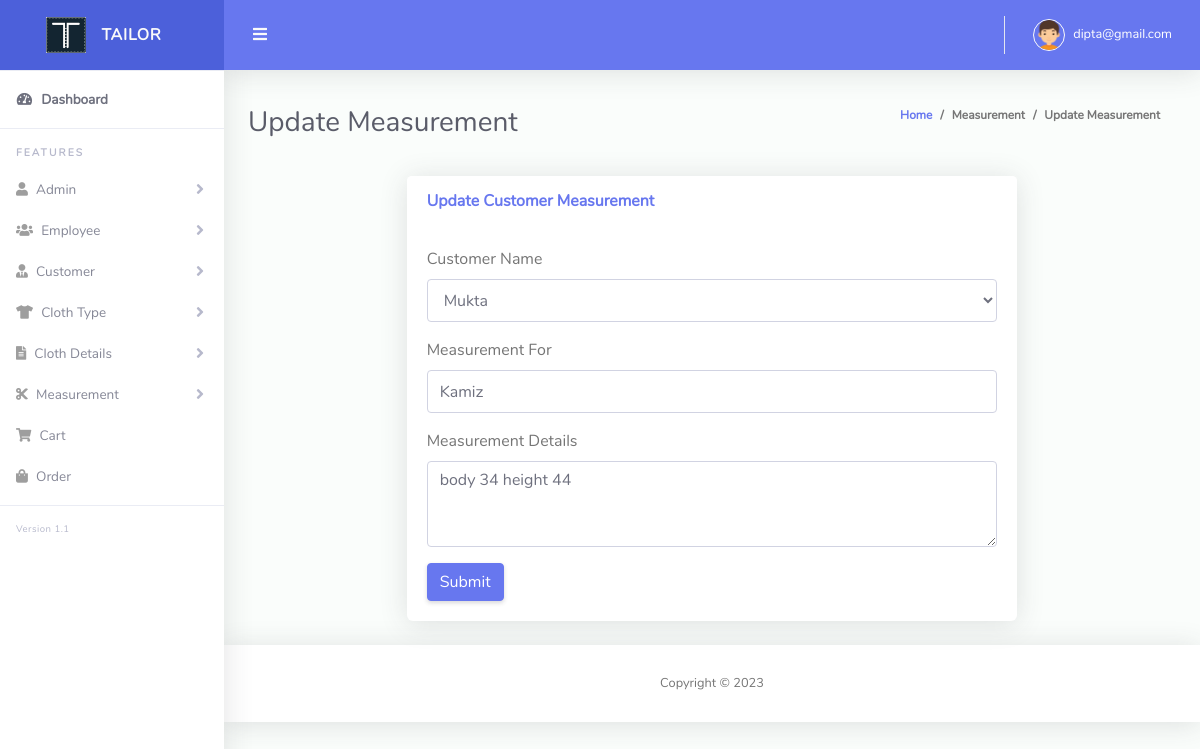
Screenshot of /edit_measurement.php?mesid=11 (signed in) with the database file from the repository.
### tables this page shows
CREATE TABLE `tbl_measurement` (
  `id` int(11) NOT NULL,
  `cus_id` int(11) NOT NULL,
  `measurement_for` varchar(255) NOT NULL,
  `measurement_details` text NOT NULL,
  `soft_delete` tinyint(4) NOT NULL DEFAULT 0
);

CREATE TABLE `tbl_customer` (
  `cus_id` int(11) NOT NULL,
  `cus_name` varchar(255) NOT NULL,
  `cus_email` varchar(255) NOT NULL,
  `cus_phone` varchar(255) NOT NULL,
  `cus_address` text NOT NULL,
  `created_at` timestamp NOT NULL DEFAULT current_timestamp(),
  `soft_delete` tinyint(4) NOT NULL DEFAULT 0
);

### Classes/DB.php (called while the page is built, shortened)
<?php
class DB
{
    public function connect(){
        $this->conn = new mysqli("localhost","root","","tailor_shop");
        if ($this->conn->connect_error) {
          die("Connection failed: " . $this->conn->connect_error);
        } else {
            return $msg =  "connected";
        }
    }
}

### Classes/MeasurementClass.php (called while the page is built, shortened)
<?php
include_once 'db.php';
class MeasurementClass extends DB
{
    public function viewSingleMeasurement($mesid)
    {
        $query  = "SELECT * FROM tbl_measurement WHERE id='$mesid'";
        $result = $this->conn->query($query);
        return $result;
    }
}

### Classes/CartClass.php (called while the page is built, shortened)
<?php
include_once 'db.php';
class CartClass extends DB
{
    public function select($query)
    {
        $result = $this->conn->query($query) or die($this->conn->error . __LINE__);
        if ($result->num_rows > 0) {
            return $result;
        } else {
            return false;
        }
    }
}

### edit_measurement.php (the view, shortened to what this page needs)
<?php include 'layouts/header.php';
$mesid = "";
if ($_GET['mesid'] == NULL || !isset($_GET['mesid'])) {
  "<script>window.location = 'view_measurement.php'; </script>";
} else {
  $mesid = $_GET['mesid'];
}
?>
<div class="container-fluid" id="container-wrapper">
  <div class="d-sm-flex align-items-center justify-content-between mb-4">
    <h1 class="h3 mb-0 text-gray-800">Update Measurement</h1>
    <ol class="breadcrumb">
      <li class="breadcrumb-item"><a href="index.php">Home</a></li>
      <li class="breadcrumb-item">Measurement</li>
      <li class="breadcrumb-item active" aria-current="page">Update Measurement</li>
    </ol>
  </div>
  <div class="row">
    <div class="col-lg-2"></div>
    <div class="col-lg-8">
      <div class="card mb-4">
        <div class="card-header py-3 d-flex flex-row align-items-center justify-content-between">
          <h6 class="m-0 font-weight-bold text-primary">Update Customer Measurement</h6>
        </div>
        <div class="card-body">
          <form method="POST" enctype="multipart/form-data">
            <?php
            $view = $measure->viewSingleMeasurement($mesid);
            if ($view) {
              while ($value = $view->fetch_assoc()) {
            ?>
                <div class="form-group">
                  <label>Customer Name</label><br>
                  <select id="select" name="cus_id" class="form-control">
                    <?php
                    $query = "select * from tbl_customer where soft_delete=0";
                    $cusid = $cart->select($query);
                    if ($cusid) {
                      while ($result = $cusid->fetch_assoc()) {
                    ?>
                        <option <?php
                                if ($value['cus_id'] == $result['cus_id']) { ?> selected="selected" <?php } ?> value="<?php echo $result['cus_id']; ?>"><?php echo $result['cus_name']; ?>
                        </option>
                    <?php }
                    } ?>
                  </select>
                </div>
                <div class="form-group">
                  <label>Measurement For</label>
                  <input name="measurement_for" value="<?php echo $value['measurement_for'] ?>" type="text" class="form-control">
                </div>
                <div class="form-group">
                  <label>Measurement Details</label>
                  <textarea class="ckeditor form-control" name="measurement_details" cols="" rows="3"><?php echo $value['measurement_details'] ?></textarea>
                </div>
            <?php }
            } ?>
            <button type="submit" class="btn btn-primary">Submit</button>
          </form>
        </div>
      </div>
    </div>
  </div>
</div>
<?php include 'layouts/footer.php'; ?>

### rows the page displays
tbl_measurement: cus_id "Mukta", measurement_for "Kamiz", measurement_details "body 34 height 44"

### other values shown
$_SESSION['email'] "dipta@gmail.com"
